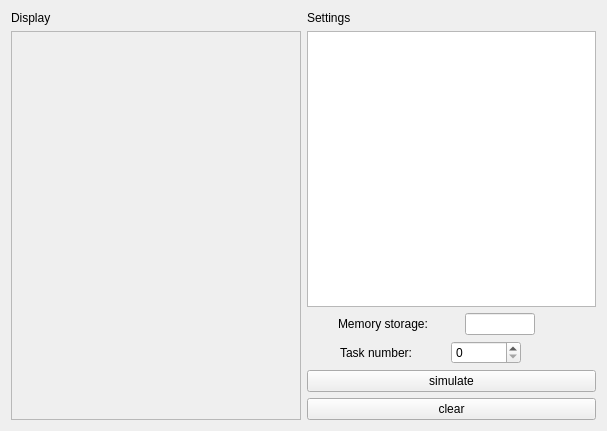
<?xml version="1.0" encoding="UTF-8"?>
<ui version="4.0">
 <class>Widget</class>
 <widget class="QWidget" name="Widget">
  <property name="geometry">
   <rect>
    <x>0</x>
    <y>0</y>
    <width>607</width>
    <height>431</height>
   </rect>
  </property>
  <property name="windowTitle">
   <string>Widget</string>
  </property>
  <layout class="QGridLayout" name="gridLayout">
   <item row="0" column="0">
    <widget class="QLabel" name="label">
     <property name="text">
      <string>Display</string>
     </property>
    </widget>
   </item>
   <item row="0" column="1">
    <widget class="QLabel" name="label_2">
     <property name="text">
      <string>Settings</string>
     </property>
    </widget>
   </item>
   <item row="1" column="0">
    <widget class="QScrollArea" name="scrollArea">
     <property name="widgetResizable">
      <bool>true</bool>
     </property>
     <widget class="QWidget" name="scrollAreaWidgetContents">
      <property name="geometry">
       <rect>
        <x>0</x>
        <y>0</y>
        <width>294</width>
        <height>404</height>
       </rect>
      </property>
     </widget>
    </widget>
   </item>
   <item row="1" column="1">
    <layout class="QVBoxLayout" name="verticalLayout_3">
     <item>
      <widget class="QTableWidget" name="tableWidget"/>
     </item>
     <item>
      <layout class="QHBoxLayout" name="horizontalLayout_2">
       <item>
        <widget class="QLabel" name="label_4">
         <property name="sizePolicy">
          <sizepolicy hsizetype="Maximum" vsizetype="Preferred">
           <horstretch>0</horstretch>
           <verstretch>0</verstretch>
          </sizepolicy>
         </property>
         <property name="text">
          <string>Memory storage:</string>
         </property>
        </widget>
       </item>
       <item>
        <widget class="QLineEdit" name="lineEdit">
         <property name="sizePolicy">
          <sizepolicy hsizetype="Maximum" vsizetype="Fixed">
           <horstretch>0</horstretch>
           <verstretch>0</verstretch>
          </sizepolicy>
         </property>
         <property name="maximumSize">
          <size>
           <width>70</width>
           <height>70</height>
          </size>
         </property>
        </widget>
       </item>
       <item>
        <spacer name="horizontalSpacer">
         <property name="orientation">
          <enum>Qt::Horizontal</enum>
         </property>
         <property name="sizeType">
          <enum>QSizePolicy::Maximum</enum>
         </property>
         <property name="sizeHint" stdset="0">
          <size>
           <width>30</width>
           <height>20</height>
          </size>
         </property>
        </spacer>
       </item>
      </layout>
     </item>
     <item>
      <layout class="QVBoxLayout" name="verticalLayout_2">
       <item>
        <layout class="QHBoxLayout" name="horizontalLayout">
         <item>
          <widget class="QLabel" name="label_3">
           <property name="sizePolicy">
            <sizepolicy hsizetype="Maximum" vsizetype="Preferred">
             <horstretch>0</horstretch>
             <verstretch>0</verstretch>
            </sizepolicy>
           </property>
           <property name="maximumSize">
            <size>
             <width>16777215</width>
             <height>100</height>
            </size>
           </property>
           <property name="text">
            <string>Task number:</string>
           </property>
          </widget>
         </item>
         <item>
          <widget class="QSpinBox" name="spinBox">
           <property name="sizePolicy">
            <sizepolicy hsizetype="Maximum" vsizetype="Fixed">
             <horstretch>0</horstretch>
             <verstretch>0</verstretch>
            </sizepolicy>
           </property>
           <property name="maximumSize">
            <size>
             <width>70</width>
             <height>16777215</height>
            </size>
           </property>
          </widget>
         </item>
         <item>
          <spacer name="horizontalSpacer_2">
           <property name="orientation">
            <enum>Qt::Horizontal</enum>
           </property>
           <property name="sizeType">
            <enum>QSizePolicy::Maximum</enum>
           </property>
           <property name="sizeHint" stdset="0">
            <size>
             <width>40</width>
             <height>20</height>
            </size>
           </property>
          </spacer>
         </item>
        </layout>
       </item>
       <item>
        <layout class="QVBoxLayout" name="verticalLayout">
         <item>
          <widget class="QPushButton" name="simulate">
           <property name="text">
            <string>simulate</string>
           </property>
          </widget>
         </item>
         <item>
          <widget class="QPushButton" name="clear">
           <property name="text">
            <string>clear</string>
           </property>
          </widget>
         </item>
        </layout>
       </item>
      </layout>
     </item>
    </layout>
   </item>
  </layout>
 </widget>
 <layoutdefault spacing="6" margin="11"/>
 <resources/>
 <connections/>
</ui>
